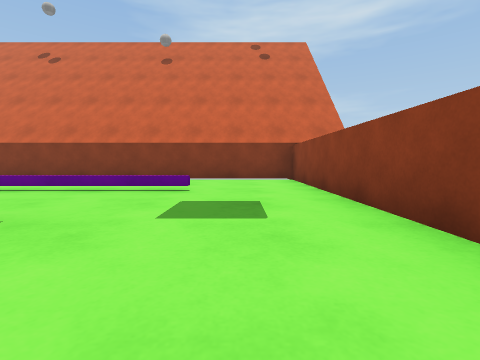
[1] (above)

21 first-person views from a walk through a 3-D level made in the Unity game engine. The camera is 0.51 m above the floor, tilts 4° down and sees 85° across. The floor is counted in squares, 1 m on a side. Each view is taken from the middle of a square. On the plan, view 1 faces up. The plan holds only what a view shows up to about 9 squares ahead; the rest is blank. The place goes on beyond the plan. The player is left out. Surface patterns are stand-ins for the level's own textures.

[2]
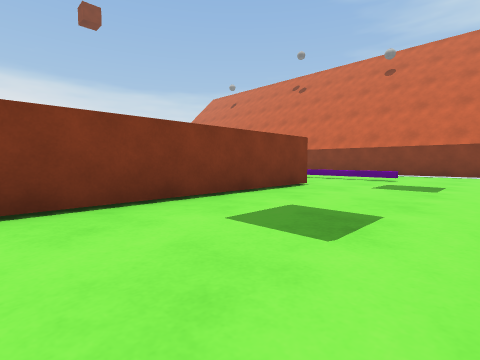

[3]
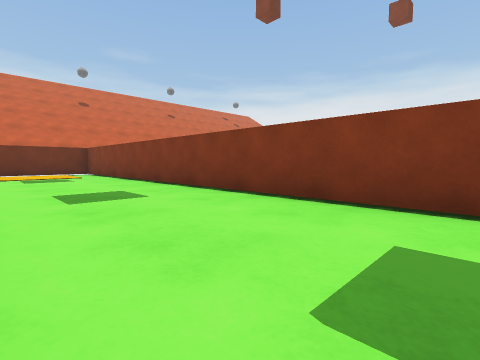

[4]
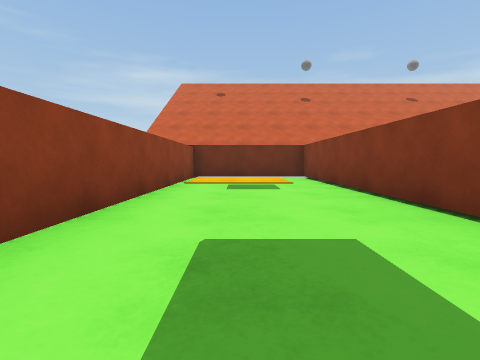

[5]
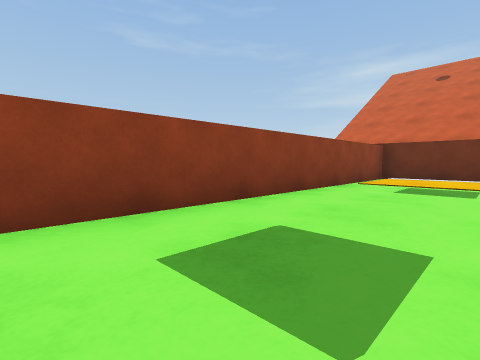

[6]
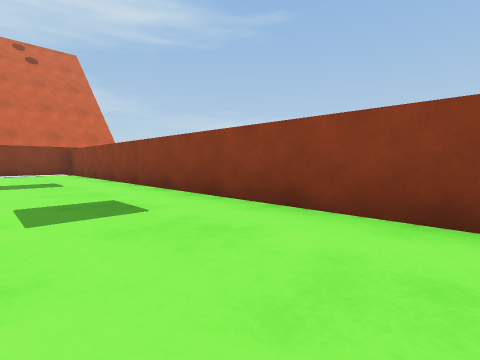

[7]
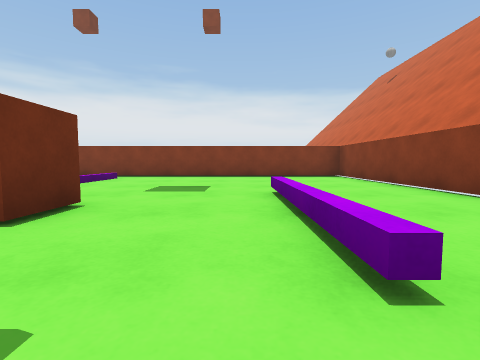

[8]
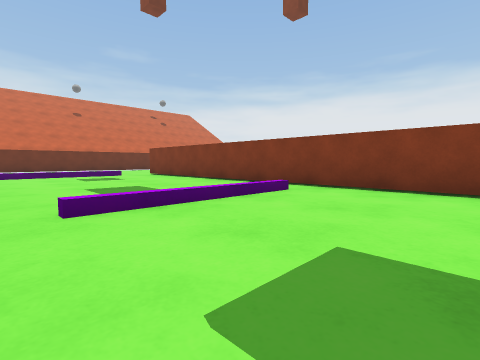

[9]
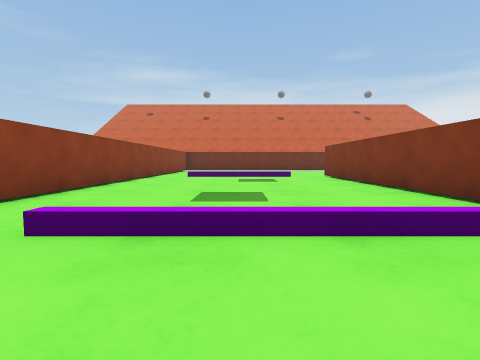

[10]
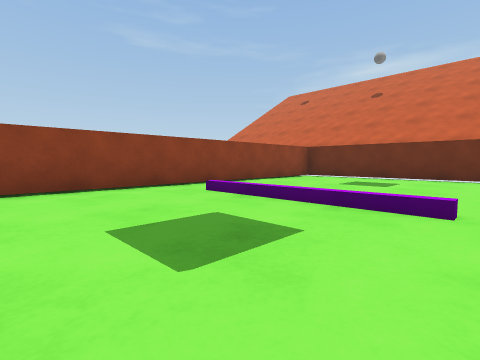

[11]
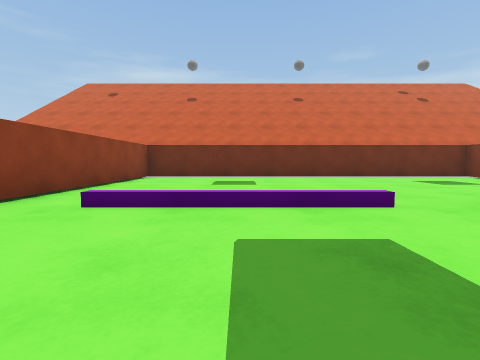

[12]
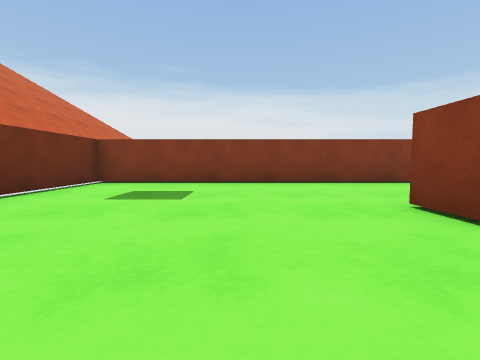

[13]
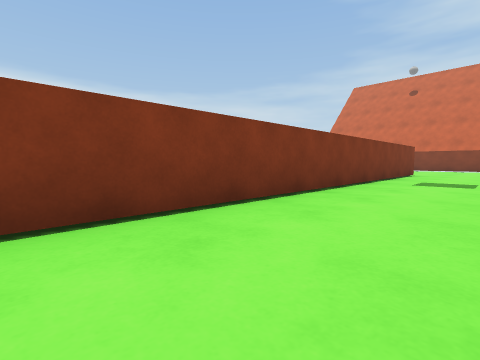

[14]
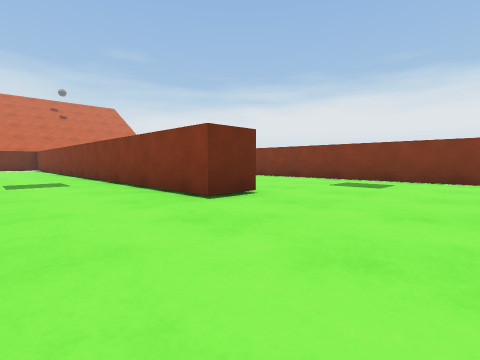

[15]
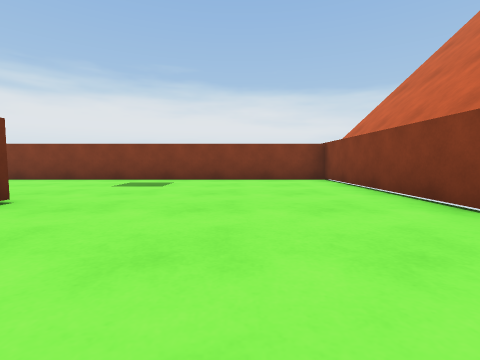

[16]
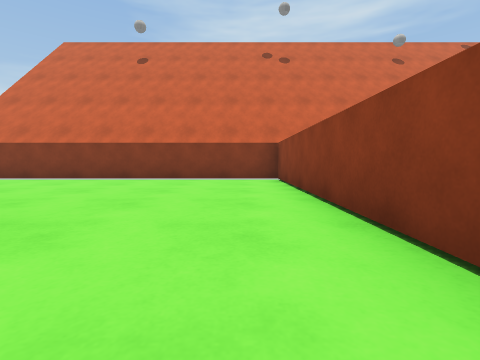

[17]
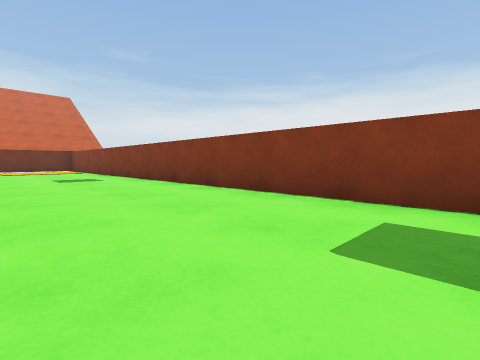

[18]
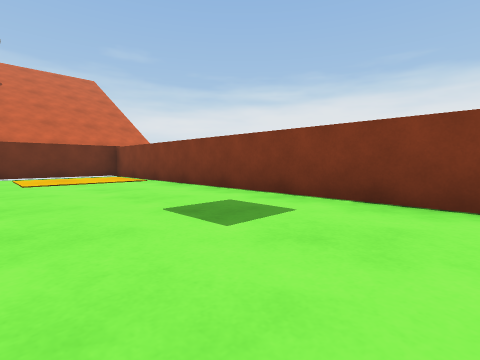

[19]
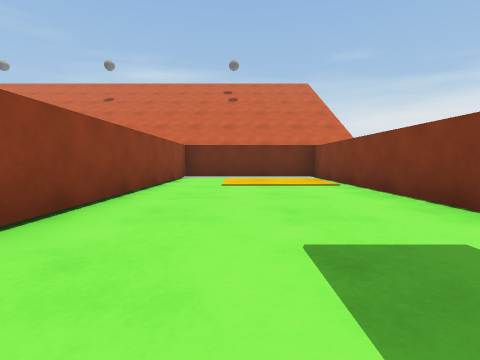

[20]
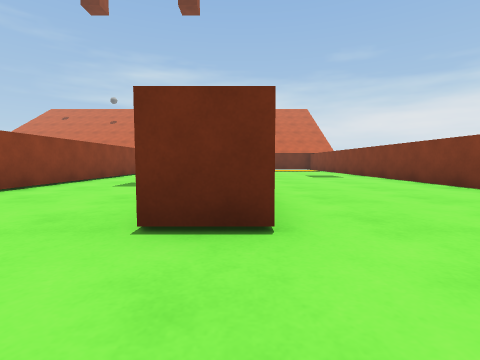

[21]
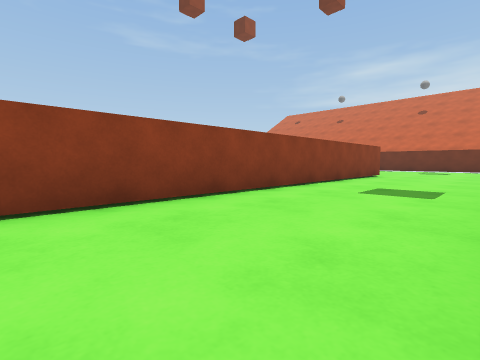

### Floor plan
Points are (right, up) in squares from view 1. A wall is a line through its corners. A room is listed if a view was taken in it or the views show most of it. See-through windows are left out.
Room 1 (views 1, 2, 3, 4, 5, 6, 7)
walls: (-3.1, 2.1) (-2, 2.1) (-2, -12.4) (1.5, -12.4) (1.5, 5.4)
low walls: (-0.9, 4.5) (-3.5, 4.5)
ways out: opening at (-2.5, 3.5) to room 2; opening at (0.5, 5) to room 2
Room 2 (views 8, 9, 10, 11, 12, 13, 14, 15, 16, 17, 18, 19, 20, 21)
walls: (-9.9, -6.8) (-9.9, 7.4) (-18.4, 7.4) (-18.4, -12.4) (-14.3, -12.4) (-14.3, -5.9); (-14.4, 2.1) (-13.2, 2.1) (-13.2, -12.4) (-3, -12.4) (-3, -1.1); (1.5, 5.4) (1.5, 7.4) (-8.9, 7.4) (-8.9, -7.1) (-10, -7.1)
low walls: (-3.5, 4.5) (-4.5, 4.5)
ways out: opening at (-2.5, 3.5) to room 1; opening at (0.5, 5) to room 1

Positions as (right, up) in squares from view 1, and headings:
1: (0, 0), facing up
2: (1, -3), facing up-left
3: (1, -1), facing down-left
4: (0, -4), facing down
5: (-1, -4), facing down-right
6: (-1, -4), facing up-right
7: (0, 4), facing left
8: (-4, 3), facing down-left
9: (-6, 2), facing down
10: (-8, -4), facing down-right
11: (-6, -4), facing down
12: (-7, -9), facing left
13: (-11, -9), facing up-left
14: (-11, 5), facing down-left
15: (-11, 5), facing left
16: (-11, 0), facing up
17: (-15, 3), facing down-left
18: (-15, -3), facing down-left
19: (-16, -4), facing down
20: (-14, 4), facing down
21: (-13, 3), facing down-right
